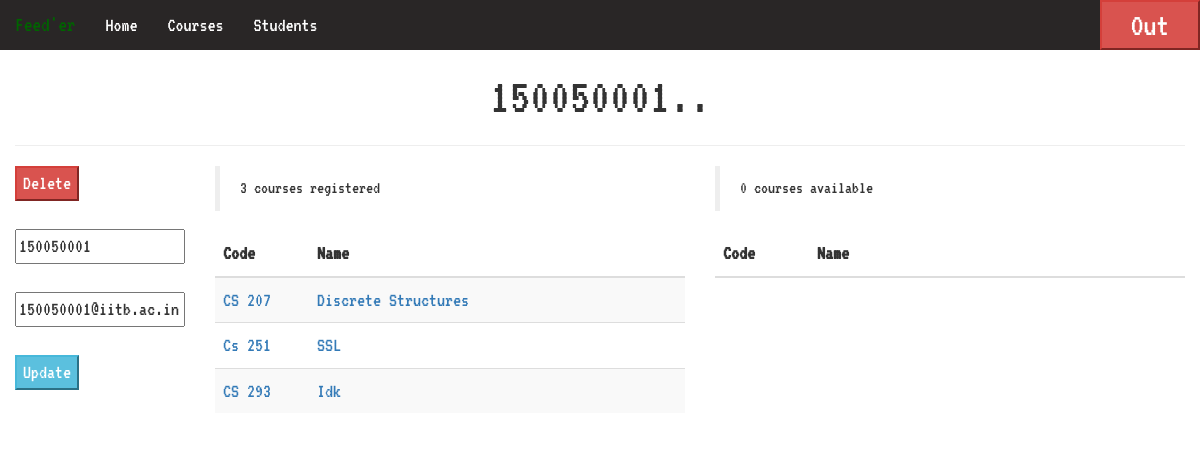
/special_admin/student/76/ (signed in), run on the app's committed database.
### special_admin/models.py (models this page shows, shortened)
class Student(models.Model):
    name = models.CharField(max_length=50)
    user_name = models.EmailField(max_length=30)
    password = models.CharField(max_length=20)
    courses = models.ManyToManyField('Course')

class Course(models.Model):
    code = models.CharField(max_length=10)
    name = models.CharField(max_length=50)
    students = models.ManyToManyField(Student)

### special_admin/views.py (the view, shortened to what this page needs)
# urls.py: url(r'^student/(?P<pk>[1-9][0-9]*)/$', views.old_student, name='old_student'),
def old_student(request, pk):
    all_courses = Course.objects.all()
    selected_student = get_object_or_404(Student, pk=pk)
    if request.method == 'GET':
        if request.session.get(sk.special_admin_logged, False):
            signed_courses = selected_student.course_set.all()
            unsigned_courses = [course for course in all_courses if course not in signed_courses]
            return render(request, 'special_admin/student_crud/old_student.html', {'student': selected_student,
                                                                                   'signed_courses': signed_courses,
                                                                                   'unsigned_courses': unsigned_courses,
                                                                                   'all_courses': all_courses})
        else:
            return render(request, 'special_admin/login.html')

### special_admin/templates/special_admin/student_crud/old_student.html (shortened to what this page needs)
{% extends 'special_admin/base.html' %}
{% block body %}
    <div class="container-fluid">
        <h1 style="text-align: center;margin: 0;font-size: 50px">{{ student.name }}..</h1>
        <hr>
        <div class="row">
            <div class="col-xs-2">
                <form method="post" action="{% url 'special_admin:old_student' student.pk %}" class="form-horizontal">
                    <input type="submit" name="delete_student" value="Delete" class="btn-danger">
                </form>
                <form method="post" action="{% url 'special_admin:old_student' student.pk %}" id="update_student_form">
                    <br>
                    <input style='width: 100%' type='text' name='student_name' value='{{ student.name }}'
                           placeholder='name'><br><br>
                    <input style='width: 100%' type='email' id='student_user_name' name='student_user_name' value='{{ student.user_name }}'
                           placeholder='user name'><br><br>
                    <input id="validate" type='button' name='update_student' value='Update' class='btn-info'>
                </form>
            </div>
            <div class='col-xs-5'>
                <blockquote><span id='no_courses_signed'></span> courses registered</blockquote>
                <table id='courses_signed' class='table table-hover table-striped' style='overflow: scroll'>
                    <colgroup>
                        <col span="1" style="width: 20%;">
                        <col span="1" style="width: 80%;">
                    </colgroup>
                    <thead>
                    <tr>
                        <th>Code</th>
                        <th>Name</th>
                    </tr>
                    </thead>
                    <tbody>
                    {% for course in all_courses %}
                        <tr id='{{ course.pk }}'
                                {% if course not in signed_courses %}
                            style="display: none"
                            class='course'
                                {% else %}
                            class='course signed'
                                {% endif %}>
                            <td>
                                <a href='{% url 'special_admin:old_course' course.pk %}' class='code'>
                                    {{ course.code }}
                                </a>
                            </td>
                            <td>
                                <a href='{% url 'special_admin:old_course' course.pk %}' class='name'>
                                    {{ course.name }}
                                </a>
                            </td>
                        </tr>
                    {% endfor %}
                    </tbody>
                </table>
            </div>
            <div class='col-xs-5'>
                <blockquote><span id='no_courses_available'></span> courses available
                </blockquote>
                <table id='courses_available' class='table table-hover table-striped' style='overflow: scroll'>
                    <colgroup>
                        <col span="1" style="width: 20%;">
                        <col span="1" style="width: 80%;">
                    </colgroup>
                    <thead>
                    <tr>
                        <th>Code</th>
                        <th>Name</th>
                    </tr>
                    </thead>
                </table>
            </div>
        </div>
    </div>
{% endblock %}

### special_admin/templates/special_admin/base.html (style rules this page uses)
body { font-family: 'VT323', monospace; font-size: 20px; background-size: cover; background-image: url("http://wallpapercave.com/wp/4SSFz3R.png"); }

### data on the page
Student: name "150050001", student_name "150050001", student_user_name "150050001@iitb.ac.in"
Course: code "CS 207", name "Discrete Structures"
Course: code "Cs 251", name "SSL"
Course: code "CS 293", name "Idk"
